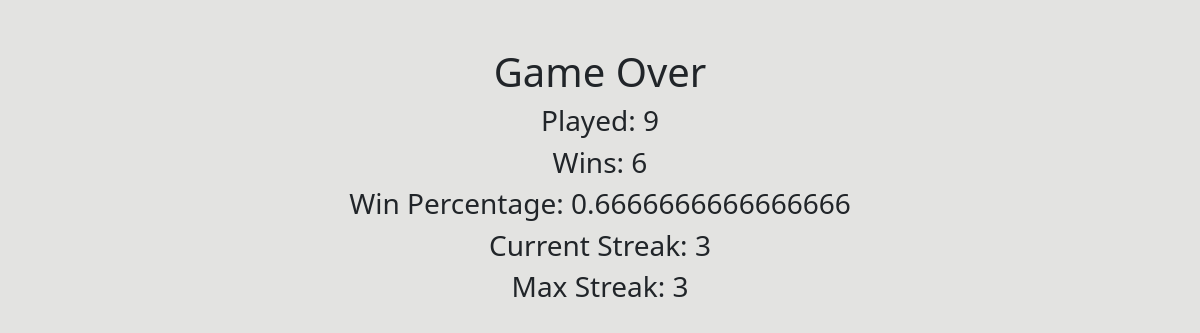
Page /game_over (signed in) on the earlier database version.
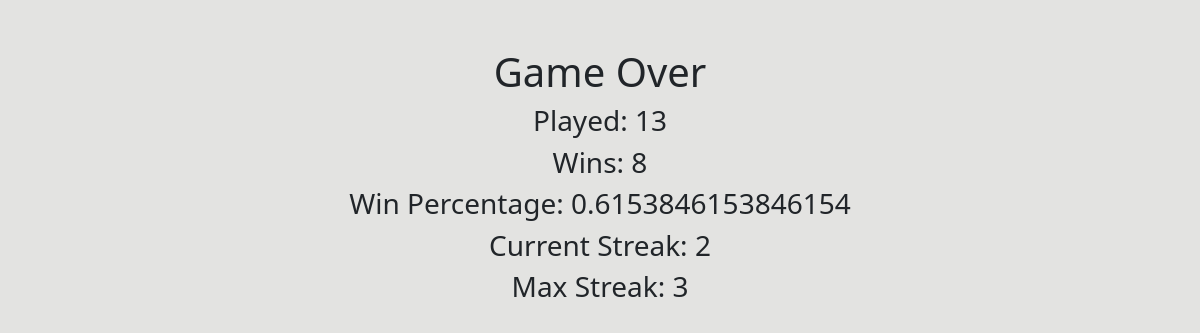
Same page on the later database version.
### tables this page shows
CREATE TABLE users(  
    id INTEGER NOT NULL PRIMARY KEY AUTOINCREMENT UNIQUE,
    username TEXT,
    passwordHash TEXT,
    played [INTEGER], winPerc [INTEGER], currStreak [INTEGER], maxStreak [INTEGER], wins [INTEGER]);

### app.py (the view)
@app.route("/game_over", methods=["GET", "POST"])
@login_required
def game_over_redirect():
    user_info = db.execute("SELECT * FROM users WHERE id = ?", session["user_id"])
    return render_template("gameOver.html", user_info=user_info)

### app.py (called while the page is built)
@app.after_request
def after_request(response):
    response.headers["Cache-Control"] = "no-cache, no-store, must-revalidate"
    response.headers["Expires"] = 0
    response.headers["Pragma"] = "no-cache"
    return response

### helpers.py (called while the page is built)
def login_required(f):
    @wraps(f)
    def decorated_function(*args, **kwargs):
        if session.get("user_id") is None:
            return redirect("/login")
        return f(*args, **kwargs)
    return decorated_function

### templates/gameOver.html
{% extends "layout.html" %}
{% block main %}
<h1>Game Over</h1>
    <h3>Played: {{ user_info[0]["played"] }}</h3>
    <h3>Wins: {{ user_info[0]["wins"] }}</h3>
    <h3>Win Percentage: {{ user_info[0]["winPerc"] }}</h3>
    <h3>Current Streak: {{ user_info[0]["currStreak"] }}</h3>
    <h3>Max Streak: {{ user_info[0]["maxStreak"] }}</h3>
{% endblock %}

### templates/layout.html (shortened to what this page needs)
<!DOCTYPE html>
<html lang="en">
    <head>
        <link href="https://cdn.jsdelivr.net/npm/bootstrap@5.1.3/dist/css/bootstrap.min.css" rel="stylesheet">
        <link href="/static/styles.css" rel="stylesheet">
    </head>
    <body>
        <main class="container-fluid py-5 text-center">
            {% block main %}{% endblock %}
        </main>
    </body>
</html>

### static/styles.css (style rules this page uses)
body { background-color: #e3e3e1; }

Differences in the rows shown:
changed users: played "9" → "13"; wins "6" → "8"; winPerc "0.6666666666666666" → "0.6153846153846154"; currStreak "3" → "2"
